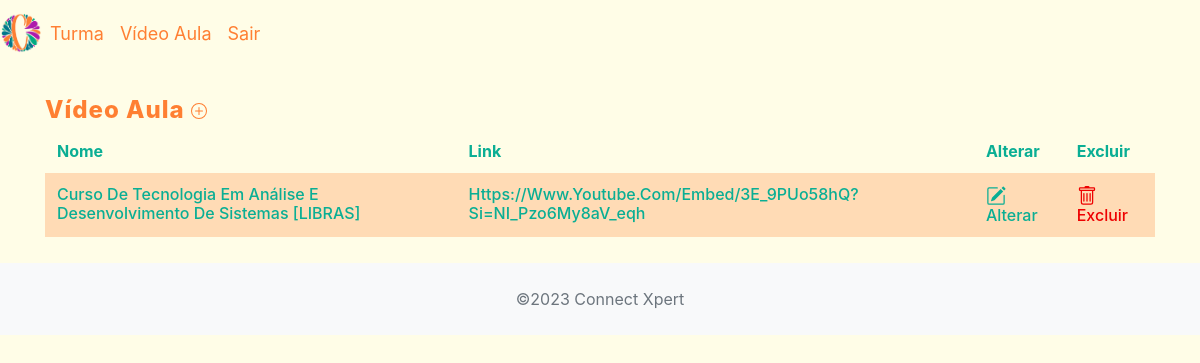
The app's page /crud_connectxpert/app/controller/VideoAulaController.php?action=list (signed in) with its own data.
### tables this page shows
CREATE TABLE `video_aula` (
  `id_video_aula` int(11) NOT NULL,
  `nome_video_aula` varchar(95) NOT NULL,
  `link_video_aula` varchar(1000) NOT NULL,
  `id_professor` int(11) DEFAULT NULL
);

### crud_connectxpert/app/controller/VideoAulaController.php (called while the page is built, shortened)
<?php
require_once(__DIR__ . "/../dao/VideoAulaDAO.php");
require_once(__DIR__ . "/../model/VideoAula.php");
class VideoAulaController extends Controller {
    private VideoAulaDAO $videoAulaDao;
    public function __construct() {
        $this->videoAulaDao = new VideoAulaDAO();
        $this->handleAction();
    }
    protected function list(string $msgErro = "", string $msgSucesso = "") {
        $video_aulas = $this->videoAulaDao->list();
        $dados["lista"] = $video_aulas;
        $this->loadView("video_aula/listVideoAula.php", $dados,  $msgErro, $msgSucesso);
    }
}
$video_aulaCont = new VideoAulaController();

### crud_connectxpert/app/model/VideoAula.php (called while the page is built)
<?php
class VideoAula {
    private $idVideoAula;
    private $nomeVideoAula;
    private $linkVideoAula;
    public function getIdVideoAula()
    {
        return $this->idVideoAula;
    }
    public function setIdVideoAula($idVideoAula)
    {
        $this->idVideoAula = $idVideoAula;
        return $this;
    }
    public function getNomeVideoAula()
    {
        return $this->nomeVideoAula;
    }
    public function setNomeVideoAula($nomeVideoAula)
    {
        $this->nomeVideoAula = $nomeVideoAula;
        return $this;
    }
    public function getLinkVideoAula()
    {
        return $this->linkVideoAula;
    }
    public function setLinkVideoAula($linkVideoAula)
    {
        $this->linkVideoAula = $linkVideoAula;
        return $this;
    }
}

### crud_connectxpert/app/dao/VideoAulaDAO.php (called while the page is built, shortened)
<?php
include_once(__DIR__ . "/../model/VideoAula.php");
class VideoAulaDAO {
    public function list() {
        $conn = Connection::getConn();
        $sql = "SELECT * FROM video_aula AS v ORDER BY nome_video_aula";
        $stm = $conn->prepare($sql);
        $stm->execute();
        $result = $stm->fetchAll();
        return $this->mapVideoAulas($result);
    }
    private function mapVideoAulas($result) {
        $video_aulas = array();
        foreach ($result as $reg) {
            $video_aula = new VideoAula();
            $video_aula->setIdVideoAula($reg['id_video_aula']);
            $video_aula->setNomeVideoAula($reg['nome_video_aula']);
            $video_aula->setLinkVideoAula($reg['link_video_aula']);
            array_push($video_aulas, $video_aula);
        }
        return $video_aulas;
    }
}

### crud_connectxpert/app/view/video_aula/listVideoAula.php (the view, shortened to what this page needs)
<?php
require_once(__DIR__ . "/../include/header.php");
require_once(__DIR__ . "/../include/menu.php");
echo '<link rel="stylesheet" href="' . BASEURL . '/view/turma/turmastyle.css">';
?>
<div class="container">
    <div class="row">
    <h3 class="col-4"> Vídeo Aula <a class="btn-inserir"
                href="<?= BASEURL ?>/controller/VideoAulaController.php?action=create">
</a></h3>
        <div class="col-9">
        </div>
    </div>
    <div class="row" style="margin-top: 10px;">
        <div class="col-12">
            <table id="tabVideoAula" class='table table-striped'>
                <thead>
                    <tr class="topicos">
                        <th>Nome</th>
                        <th>Link</th>
                        <th>Alterar</th>
                        <th>Excluir</th>
                    </tr>
                </thead>
                <tbody>
                    <?php foreach($dados['lista'] as $videoAula): ?>
                        <tr class="listagem">
                            <td><?= $videoAula->getNomeVideoAula(); ?></td>
                            <td><?= $videoAula->getLinkVideoAula(); ?></td>
                            <td><a class="btn-alterar"
                                href="<?= BASEURL ?>/controller/VideoAulaController.php?action=edit&id=<?= $videoAula->getIdVideoAula() ?>">
     Alterar</a> </td>
                            <td><a class="btn-excluir"
                                onclick="return confirm('Confirma a exclusão da Vídeo Aula?');"
                                href="<?= BASEURL ?>/controller/VideoAulaController.php?action=delete&id=<?= $videoAula->getIdVideoAula() ?>">
     Excluir</a>
                            </td>
                        </tr>
                    <?php endforeach; ?>
                </tbody>
            </table>
        </div>
    </div>
</div>
<?php
require_once(__DIR__ . "/../include/footer.php");
?>

### crud_connectxpert/app/view/turma/turmastyle.css (style rules this page uses)
body { background-color: #fffde7; }
h3 { width: 100px; height: 45px; top: 30px; color: rgba(255, 127, 50, 1); font-style: normal; font-size: 24px; font-weight: 800; line-height: 1.2; letter-spacing: 1px; text-decoration: none; text-transform: none; }
.topicos { width: 102.5px; height: 14.73px; left: 135px; top: 187.82px; color: rgba(10, 174, 148, 1); font-style: normal; font-size: 16px; font-weight: 600; line-height: 1.2; letter-spacing: 0px; text-decoration: none; }
.listagem { width: 201px; height: 18px; left: 140px; top: 261px; color: rgb(10, 174, 148, 1); font-style: normal; font-size: 16px; font-weight: 500; line-height: 1.2; text-decoration: none; text-transform: capitalize; }
.btn-alterar { color: rgb(10, 174, 148, 1); }
.btn-excluir { color:rgb(238, 1, 1); }
.table-striped tbody tr:nth-of-type(odd) { background-color: rgba(255, 129, 50, 0.274) !important; }
.table td, .table th { border-top: 0px solid transparent !important; }
.table thead th { border-bottom: 0px solid transparent !important; }

### records on screen
video_aula: nome_video_aula "Curso De Tecnologia Em Análise E Desenvolvimento De Sistemas [LIBRAS]", link_video_aula "Https://Www.youtube.com/Embed/3E_9PUo58hQ?si=NI_Pzo6My8aV_eqh"
